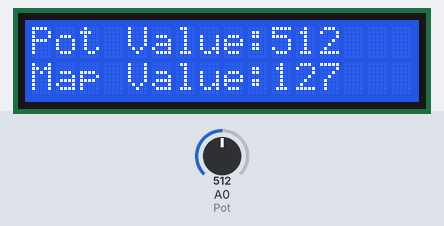
A sketch run on a simulated Arduino Uno, built with avr-gcc and run on an emulated ATmega328P. On the bench: 16×2 character LCD. The inputs (shaded band) are chosen by the test bench; at power-on: A0 (Pot) = 512.

Above: at 1.2 s.
1.3 s: A0 (Pot) set to 716
At 3.0 s:
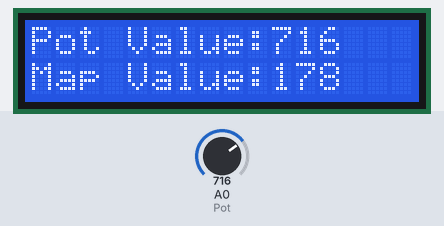
3.4 s: A0 (Pot) set to 900
At 5.7 s:
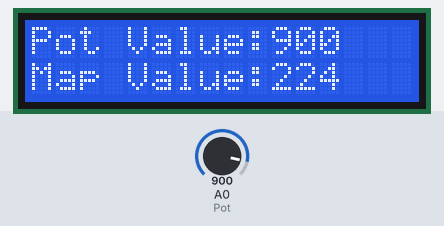
6.0 s: A0 (Pot) set to 1023
At 7.2 s:
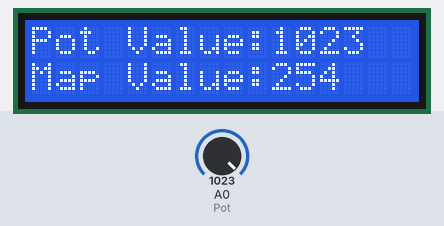
Timing chart, 0 to 9.0 s (numbered marks = the images above; inputs shaded):
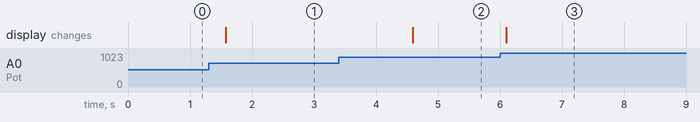

Measured:
- after the input at 1.3 s, the display: changes after 0.28 s (image 1)
- after the input at 3.4 s, the display: changes after 1.2 s (image 2)
- after the input at 6.0 s, the display: changes after 0.10 s (image 3)

The sketch:

Potentiometer.ino
```cpp
#include <LiquidCrystal.h>


int Pot=A0;
const int rs=8,en=9,d4=10,d5=11,d6=12,d7=13;
LiquidCrystal lcd(rs,en,d4,d5,d6,d7);

void setup() {
  // put your setup code here, to run once:
  pinMode(Pot,INPUT);
  lcd.begin(16,2);
  lcd.clear();
 }

void loop() {
  // put your main code here, to run repeatedly:
  int result= analogRead(Pot);
  //Map() funtion is used for Mapping. For user difine range.
  int res = map(result,0,1024,0,255);
  lcd.clear();
  lcd.setCursor(0,0);
  lcd.print("Pot Value:");
  lcd.setCursor(10,0);
  lcd.println(result);
 // delay(1500);
  lcd.setCursor(0,1);
  lcd.print("Map Value:");
  lcd.setCursor(10,1);
  lcd.print(res);
  delay(1500);

}
```
